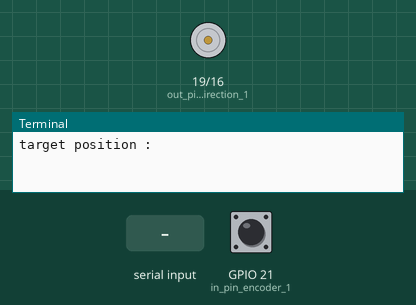
This program was run on a simulated Raspberry Pi (BCM pin numbers). On the bench: motor-driver pin pairs drawn as motors (green arrow = first pin HIGH = forward, orange = second pin HIGH = backward, longer = more drive, scaled by the enable pin), the last lines printed to the terminal. The test bench sets the inputs (shaded band); at power-on: GPIO 21 (in_pin_encoder_1) LOW. At 5.9 s the program stops and its outputs stay as they are.

Above: at 1.2 s.
1.3 s: "5" typed at the terminal
At 2.5 s:
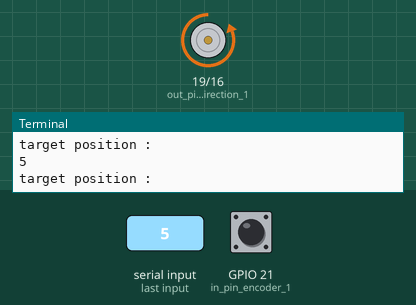
2.8 s: GPIO 21 (in_pin_encoder_1) pulled HIGH for 0.15 s
4.4 s: "e" typed at the terminal
At 4.9 s:
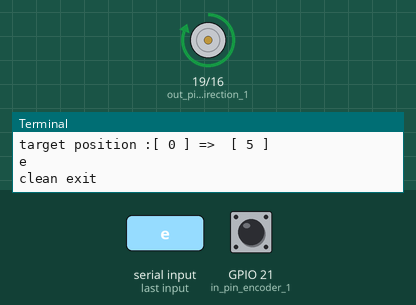
5.9 s: GPIO 21 (in_pin_encoder_1) pulled HIGH for 1 s
At 7.1 s:
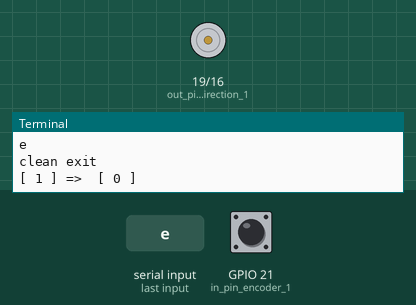
Timing chart, 0 to 7.4 s (numbered marks = the images above; inputs shaded):
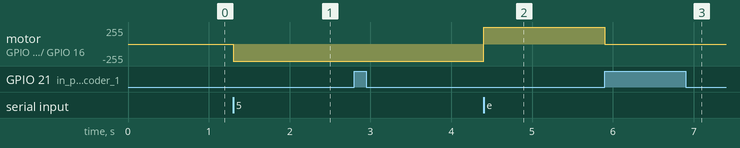

Measured:
- after the input at 1.3 s, motor on GPIO 19 (out_pin_direction_1) / GPIO 16 (out_pin_direction_2): stopped → backward 255/255 at once
- after the input at 4.4 s, motor on GPIO 19 (out_pin_direction_1) / GPIO 16 (out_pin_direction_2): backward 255/255 → forward 255/255 at once
- after the input at 5.9 s, motor on GPIO 19 (out_pin_direction_1) / GPIO 16 (out_pin_direction_2): forward 255/255 → stopped at once

The program:

driverMotor.py
```python
#!/usr/bin/python

import RPi.GPIO as GPIO
import time

class DriverMotor:
    DIRECTION_0 = 0
    DIRECTION_1 = 1
    DIRECTION_2 = -1

    positionCode = 0
    targetPositionCode = 0
    rotationDirection = DIRECTION_0

    hitTargetPosition = True

    def setPositionCode(self, posCode):
        self.hitTargetPosition = False
        self.targetPositionCode = posCode
        self.adjustPosition()

    def adjustPosition(self):
        if self.positionCode > self.targetPositionCode:
            self.rotationDirection = self.DIRECTION_1
            GPIO.output(self.out_pin_pwm, 1)
            GPIO.output(self.out_pin_direction_1, 1)
            GPIO.output(self.out_pin_direction_2, 0)

        elif self.positionCode < self.targetPositionCode:
            self.rotationDirection = self.DIRECTION_2
            GPIO.output(self.out_pin_pwm, 1)
            GPIO.output(self.out_pin_direction_1, 0)
            GPIO.output(self.out_pin_direction_2, 1)

        else:
            GPIO.output(self.out_pin_pwm, 0)
            GPIO.output(self.out_pin_direction_1, 0)
            GPIO.output(self.out_pin_direction_2, 0)
            self.hitTargetPosition = True

    def detectPosition_callback(self, channel):
        positionDiff = abs( self.positionCode - self.targetPositionCode )
        print "[", self.positionCode, "] =>  [", self.targetPositionCode, "]"

        if self.rotationDirection == self.DIRECTION_1:
            self.positionCode -= 1
        elif self.rotationDirection == self.DIRECTION_2:
            self.positionCode += 1

        if self.positionCode == self.targetPositionCode:
            self.adjustPosition()

    def __init__(self):
        self.in_pin_encoder_1 = 21
        self.out_pin_direction_1 = 19
        self.out_pin_direction_2 = 16
        self.out_pin_pwm = 6
        #setup pins
        GPIO.setmode(GPIO.BCM)
        GPIO.setup(self.in_pin_encoder_1, GPIO.IN, pull_up_down=GPIO.PUD_DOWN)
        GPIO.setup(self.out_pin_direction_1, GPIO.OUT, initial=GPIO.LOW)
        GPIO.setup(self.out_pin_direction_2, GPIO.OUT, initial=GPIO.LOW)
        GPIO.setup(self.out_pin_pwm, GPIO.OUT, initial=GPIO.LOW)
        #detect encoder Change
        GPIO.add_event_detect(self.in_pin_encoder_1, GPIO.RISING, callback=self.detectPosition_callback)

    def cleanExit(self):
        print "clean exit"
        self.setPositionCode(0)
        while not(self.hitTargetPosition):
            time.sleep(0.1)
        GPIO.cleanup()

if __name__ == "__main__":
    Driver = DriverMotor()

    import atexit
    atexit.register(Driver.cleanExit)

    userCommand = raw_input('target position :')
    while userCommand != 'e' :
        try:
            targetPosition = int(userCommand)
        except:
            targetPosition = 0

        Driver.setPositionCode(targetPosition)
        userCommand = raw_input('target position :')
```
